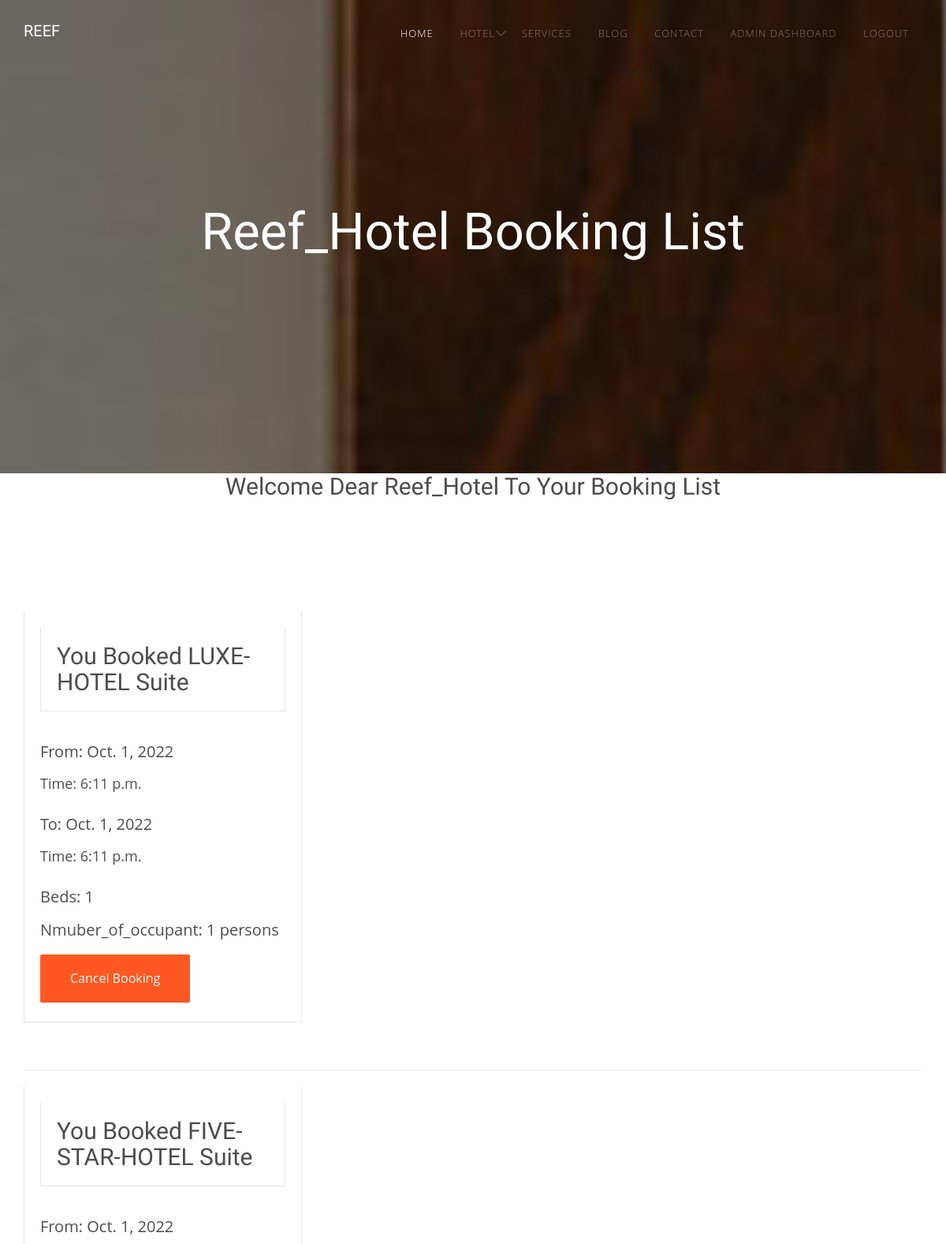
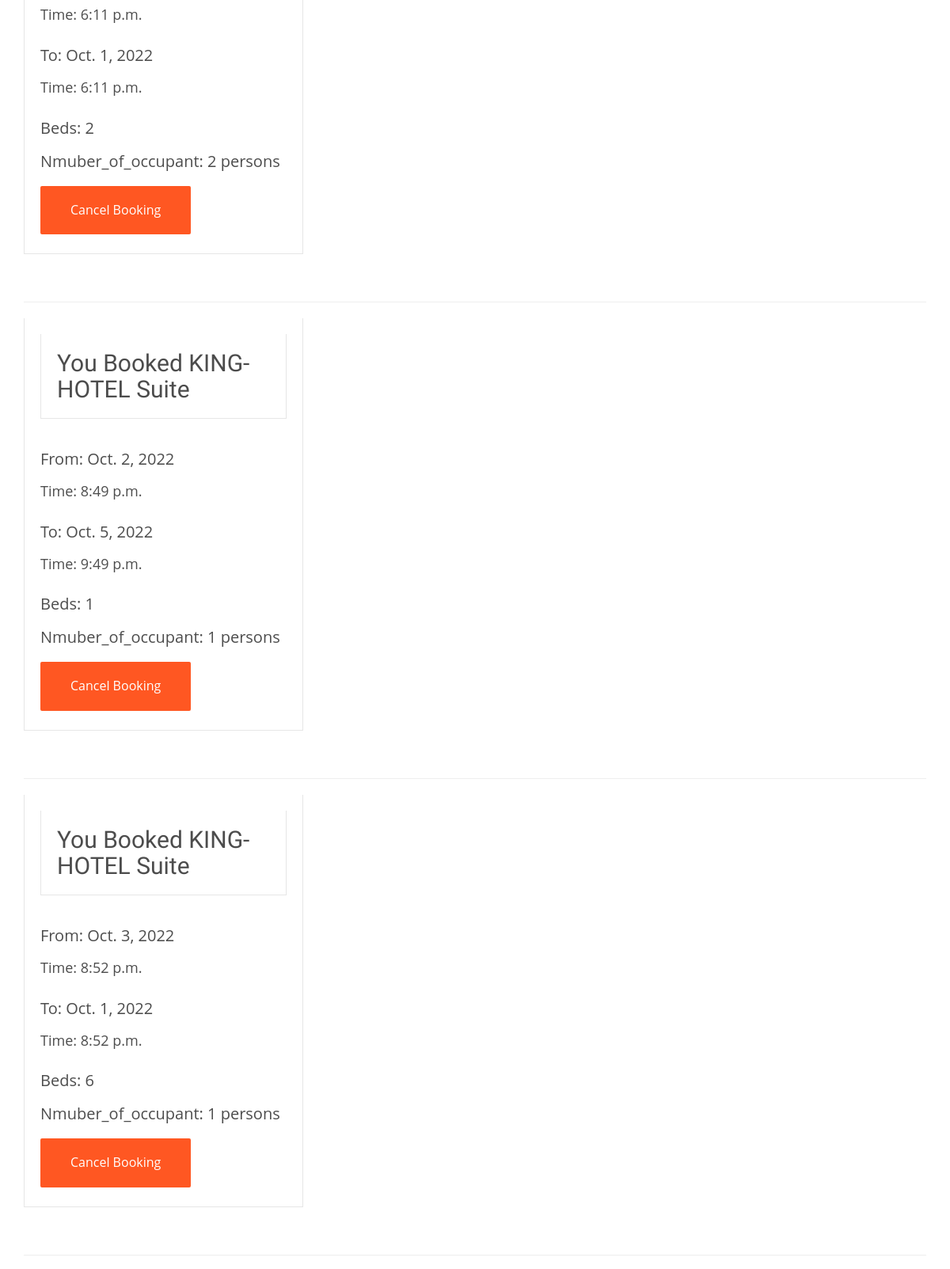
The page /booking_list/ (signed in, upper part) on the database its author committed (2 pictures, top to bottom).
### booking/models.py (models this page shows, shortened)
class Booking(models.Model):
    user = models.ForeignKey(settings.AUTH_USER_MODEL, on_delete=models.CASCADE)
    room = models.ForeignKey(Room, on_delete=models.CASCADE)
    check_in_date = models.DateField()
    check_in_time = models.TimeField()
    check_out_date = models.DateField()
    check_out_time = models.TimeField()
    beds = models.IntegerField()
    number_of_occupant = models.IntegerField()
    def get_room_category(self):
        room_categories = dict(self.room.ROOM_CATEGORIES)
        room_category = room_categories.get(self.room.category)
        return room_category
    def get_cancel_booking_url(self):
        return reverse_lazy('booking:CancelBookingView', args=[self.pk,])

class Room(models.Model):
    ROOM_CATEGORIES = (
        ('DH', 'DELUXE-HOTEL'),
        ('KH', 'KING-HOTEL'),
        ('LH', 'LUXE-HOTEL'),
        ('FSH', 'FIVE-STAR-HOTEL'),
    )
    room_number = models.IntegerField()
    category = models.CharField(max_length=20, choices=ROOM_CATEGORIES)

### booking/views.py (the view)
# urls.py: path('booking_list/', BookingListView.as_view(), name='BookingListView'),
class BookingListView(ListView):
    model = Booking
    def get_queryset(self, *args, **kwargs):
        if self.request.user.is_staff:
            booking_list = Booking.objects.all()
            return booking_list
        else:
            booking_list = Booking.objects.filter(user=self.request.user)
            return booking_list

### booking/templates/booking/booking_list.html (shortened to what this page needs)
{% extends "hotel/base.html" %}
{% block content %}
	<div class="fh5co-parallax" style="background-image: url('/static/images/slider1.jpg');" data-stellar-background-ratio="0.5">
		<div class="overlay"></div>
		<div class="container">
			<div class="row">
				<div class="col-md-12 col-md-offset-0 col-sm-12 col-sm-offset-0 col-xs-12 col-xs-offset-0 text-center fh5co-table">
					<div class="fh5co-intro fh5co-table-cell">
						<h1 class="text-center">{{user}} Booking List </h1>
					</div>
				</div>
			</div>
		</div>
	</div>
    <h2 style="text-align: center;">Welcome Dear {{ user }} To Your Booking List</h2>
    <div id="fh5co-hotel-section">
		<div class="container">
            {% for booking in booking_list %}
                <div class="row">
                    <div class="col-md-4">
                            <div class="hotel-content">
                                <div class="desc">
                                    <h2 class="desc">You Booked {{ booking.get_room_category }} Suite</h2>
                                    <h3>From: {{ booking.check_in_date }}</h3>
                                    <h4>Time: {{ booking.check_in_time }}</h4>
                                    <h3>To: {{ booking.check_out_date }}</h3>
                                    <h4>Time: {{ booking.check_out_time }}</h4>
                                    <h3>Beds: {{ booking.beds }}</h3>
                                    <h3>Nmuber_of_occupant: {{ booking.number_of_occupant }} persons</h3>
                                    <a href="{{booking.get_cancel_booking_url}}" class="btn btn-primary btn-lg">Cancel Booking</a>
                                </div>
                            </div>
                    </div>
                </div>
                <hr>
            {% endfor %}
		</div>
	</div>
{% endblock %}

### hotel/templates/hotel/base.html (shortened to what this page needs)
{% load static %}
    <!DOCTYPE html>
     <html class="no-js">
        <head>
        <link rel="stylesheet" href="{% static 'css/superfish.css' %}">
        <link rel="stylesheet" href="{% static 'css/bootstrap-datepicker.min.css' %}">
        <link rel="stylesheet" href="{% static 'css/cs-select.css' %}">
        <link rel="stylesheet" href="{% static 'css/cs-skin-border.css' %}">
        <link rel="stylesheet" href="{% static 'css/themify-icons.css' %}">
        <link rel="stylesheet" href="{% static 'css/flaticon.css' %}">
        <link rel="stylesheet" href="{% static 'css/icomoon.css' %}">
        <link rel="stylesheet" href="{% static 'css/flexslider.css' %}">
        <link rel="stylesheet" href="https://cdn.jsdelivr.net/npm/flatpickr/dist/flatpickr.min.css">
        <link rel="stylesheet" href="https://cdn.jsdelivr.net/npm/flatpickr/dist/flatpickr.min.css">
        <link href="{% static 'fontawesomefree/css/all.min.css' %}" rel="stylesheet" type="text/css">
        <link rel="stylesheet" type="text/css" href="{% static 'flaticon/flaticon.css' %}">
        <link rel="stylesheet" href="{% static 'css/style.css' %}">
    </head>
    <body>
        <div id="fh5co-wrapper">
        <div id="fh5co-page">
        <div id="fh5co-header">
            <header id="fh5co-header-section">
                <div class="container">
                    <div class="nav-header">
                        <h1 id="fh5co-logo"><a href="{% url 'home' %}">Reef</a></h1>
                        <nav id="fh5co-menu-wrap" role="navigation">
                            <ul class="sf-menu" id="fh5co-primary-menu">
                                <li><a class="active" href="{% url 'home' %}">Home</a></li>
                                {% if user.is_authenticated %}
                                    <li>
                                        <a href="{% url 'hotel' %}" class="fh5co-sub-ddown">Hotel</a>
                                    </li>
                                    <li><a href="{% url 'services' %}">Services</a></li>
                                    <li><a href="{% url 'blog' %}">Blog</a></li>
                                    <li><a href="{% url 'contact' %}">Contact</a></li>
                                    {% if user.is_staff %}
                                        <li><a href="{% url 'admin' %}">Admin Dashboard</a></li>
                                    {% else %}
                                        <li><a href="{% url 'Profile' %}">{{user}} Profile</a></li>
                                        <li><a href="{% url 'booking:BookingListView' %}">{{user}} Booking List</a></li>
                                    {% endif %}
                                    <li><a href="{% url 'logout' %}">Logout</a></li>
                                {% else %}
                                    <li><a href="{% url 'register' %}">Register</a></li>
                                    <li><a href="{% url 'login' %}">Login</a></li>
                                {% endif %}
                            </ul>
                        </nav>
                    </div>
                </div>
            </header>
        </div>
        {% block content %}
        {% endblock content %}
        </div>
        </div>
    </body>
    </html>

### hotel/static/css/superfish.css (style rules this page uses)
.sf-menu, .sf-menu * { margin: 0; padding: 0; list-style: none; }
.sf-menu li { position: relative; }
.sf-menu > li { float: left; }
.sf-menu a { display: block; position: relative; }
.sf-menu { float: left; margin-bottom: 1em; }
.sf-menu a { border-left: 1px solid #fff; border-top: 1px solid #dFeEFF; border-top: 1px solid rgba(255,255,255,.5); padding: .75em 1em; text-decoration: none; zoom: 1; }
.sf-menu a { color: #13a; }
.sf-menu li { background: #BDD2FF; white-space: nowrap; *white-space: normal; -webkit-transition: background .2s; transition: background .2s; }
.sf-arrows .sf-with-ul { padding-right: 2.5em; *padding-right: 1em; }
.sf-arrows .sf-with-ul:after { content: ''; position: absolute; top: 50%; right: 1em; margin-top: -3px; height: 0; width: 0; border: 5px solid transparent; border-top-color: #dFeEFF; border-top-color: rgba(255,255,255,.5); }

### rows shown on the page
Booking: get_room_category "LUXE-HOTEL", check_in_date "Oct. 1, 2022", check_in_time "6:11 p.m.", check_out_date "Oct. 1, 2022", check_out_time "6:11 p.m.", beds "1", number_of_occupant "1"
Booking: get_room_category "FIVE-STAR-HOTEL", check_in_date "Oct. 1, 2022", check_in_time "6:11 p.m.", check_out_date "Oct. 1, 2022", check_out_time "6:11 p.m.", beds "2", number_of_occupant "2"
Booking: get_room_category "KING-HOTEL", check_in_date "Oct. 2, 2022", check_in_time "8:49 p.m.", check_out_date "Oct. 5, 2022", check_out_time "9:49 p.m.", beds "1", number_of_occupant "1"
Booking: get_room_category "KING-HOTEL", check_in_date "Oct. 3, 2022", check_in_time "8:52 p.m.", check_out_date "Oct. 1, 2022", check_out_time "8:52 p.m.", beds "6", number_of_occupant "1"

### other values the page prints
{{ user }} "Reef_Hotel"
